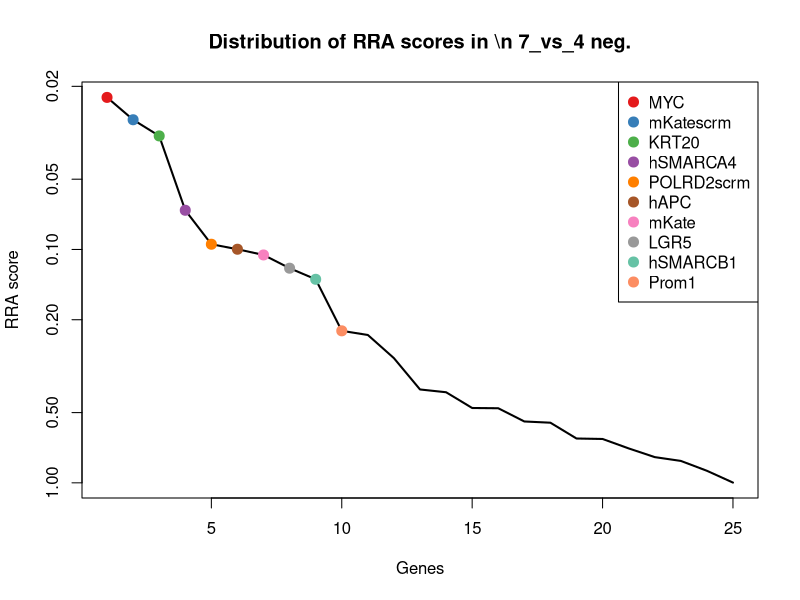
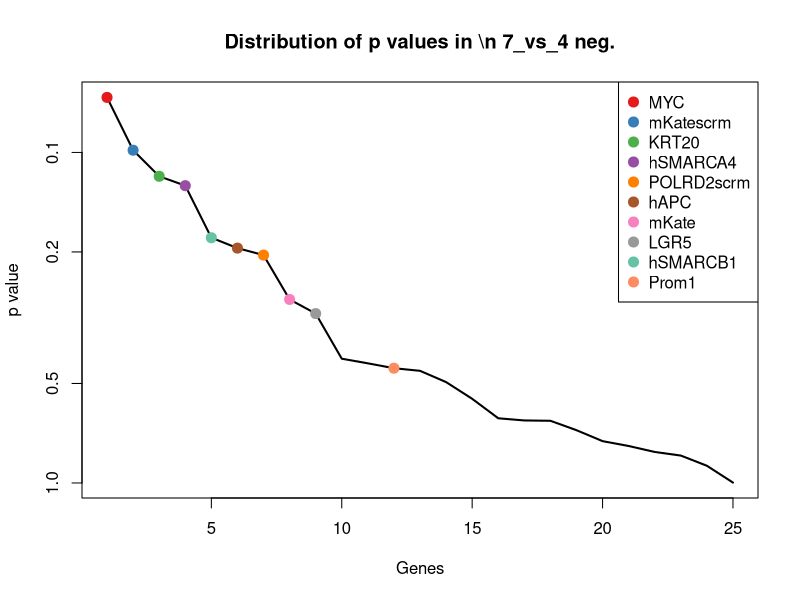
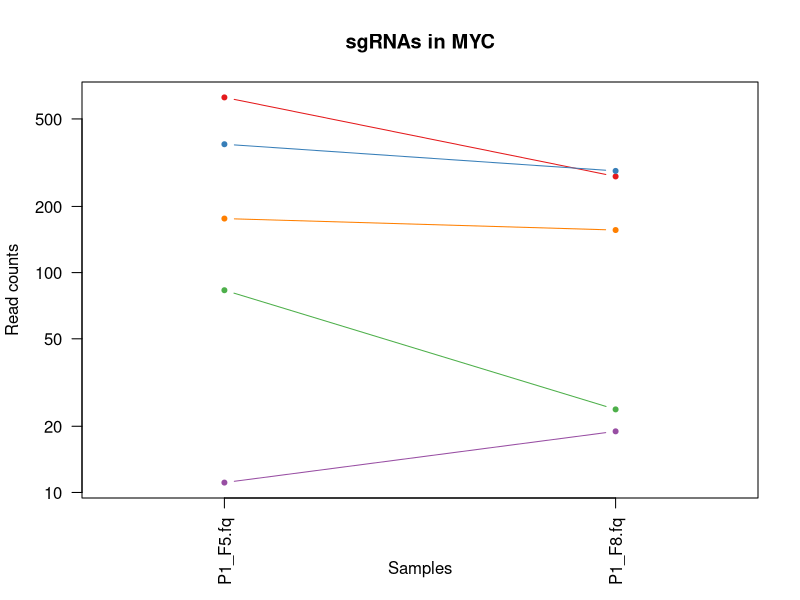
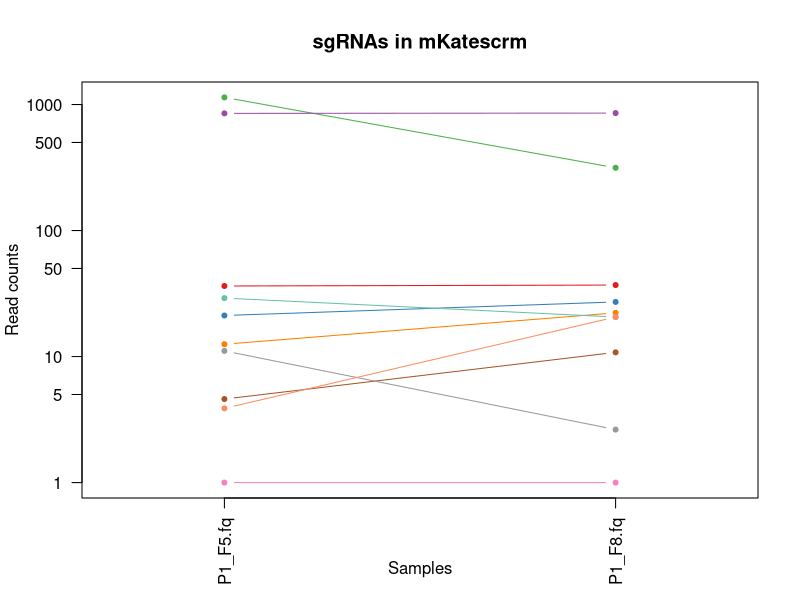
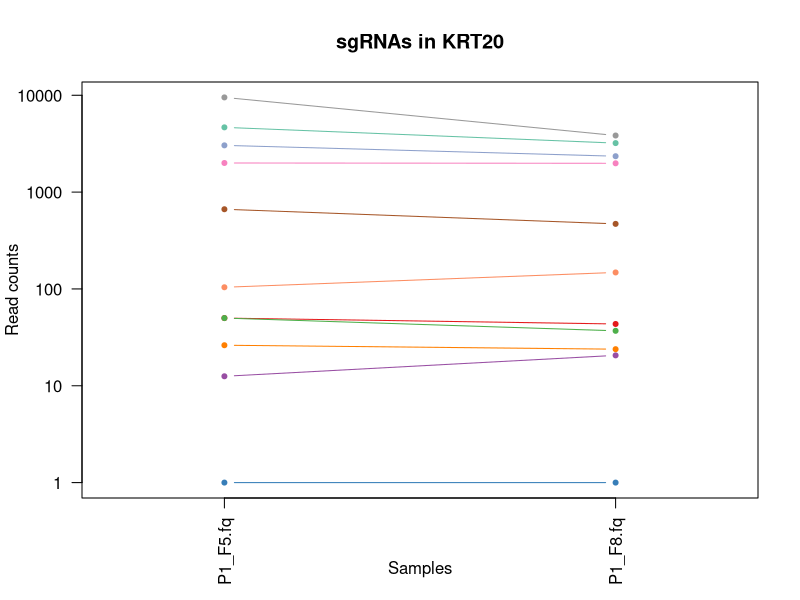
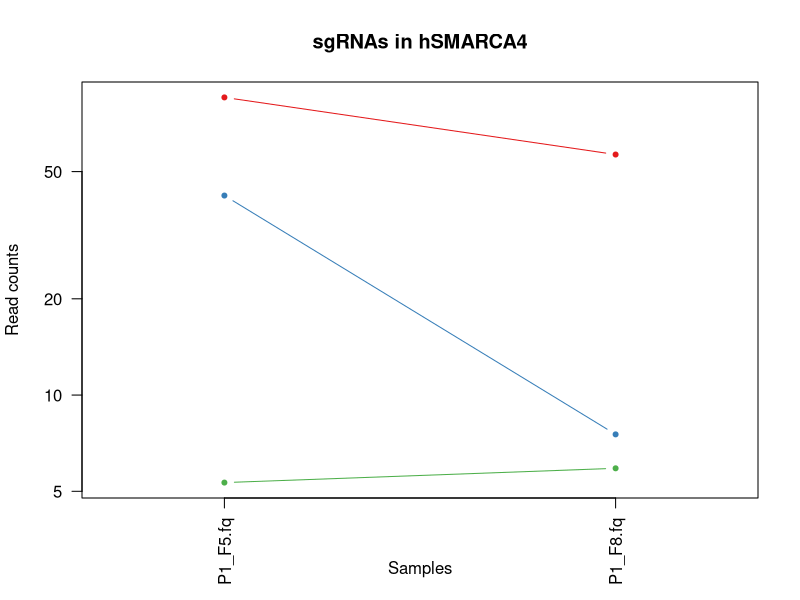
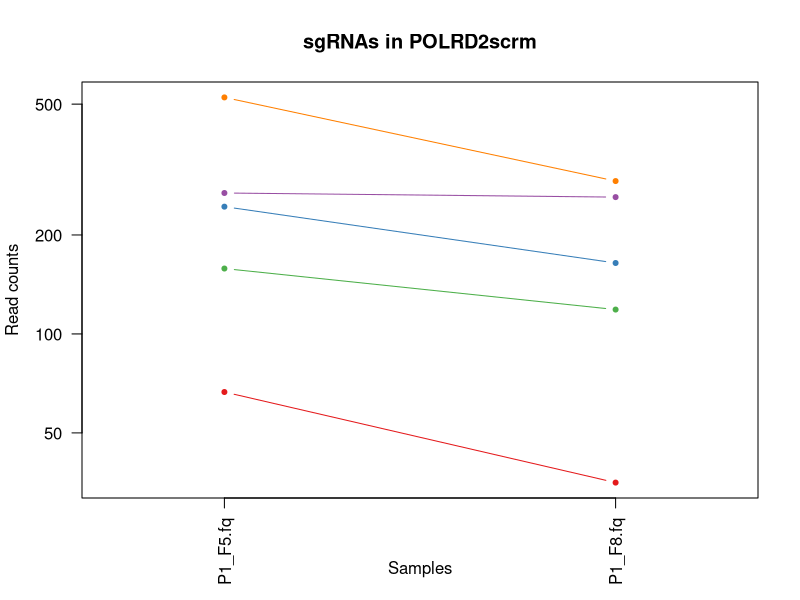
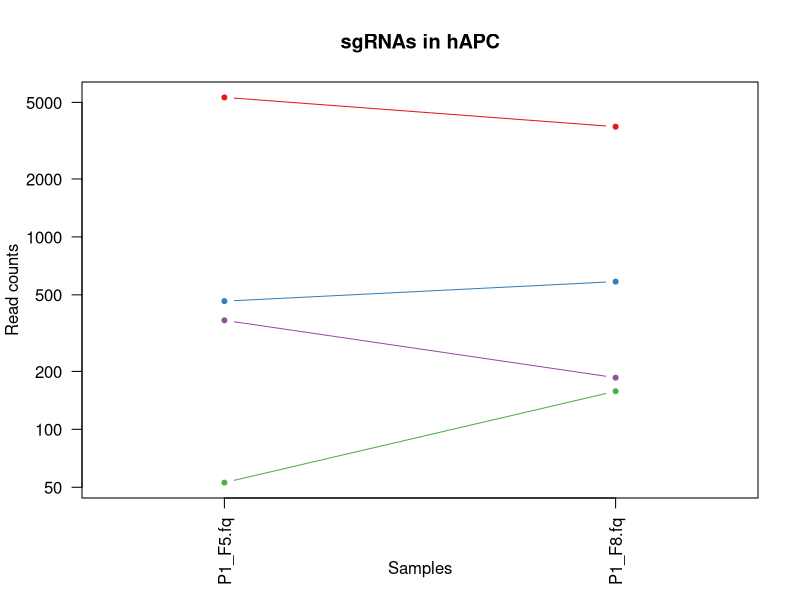

Write R code to recreate these figures, in order. (Note: this script raises an error after producing the figures.)
pdf(file='P1_47_day7.pdf',width=4.5,height=4.5);
gstable=read.table('P1_47_day7.gene_summary.txt',header=T)
# 
#
# parameters
# Do not modify the variables beginning with "__"

# gstablename='__GENE_SUMMARY_FILE__'
startindex=3
# outputfile='__OUTPUT_FILE__'
targetgenelist=c("MYC","mKatescrm","KRT20","hSMARCA4","POLRD2scrm","hAPC","mKate","LGR5","hSMARCB1","Prom1")
# samplelabel=sub('.\\w+.\\w+$','',colnames(gstable)[startindex]);
samplelabel='7_vs_4 neg.'


# You need to write some codes in front of this code:
# gstable=read.table(gstablename,header=T)
# pdf(file=outputfile,width=6,height=6)


# set up color using RColorBrewer
#library(RColorBrewer)
#colors <- brewer.pal(length(targetgenelist), "Set1")

colors=c( "#E41A1C", "#377EB8", "#4DAF4A", "#984EA3", "#FF7F00",  "#A65628", "#F781BF",
          "#999999", "#66C2A5", "#FC8D62", "#8DA0CB", "#E78AC3", "#A6D854", "#FFD92F", "#E5C494", "#B3B3B3", 
          "#8DD3C7", "#FFFFB3", "#BEBADA", "#FB8072", "#80B1D3", "#FDB462", "#B3DE69", "#FCCDE5",
          "#D9D9D9", "#BC80BD", "#CCEBC5", "#FFED6F")

######
# function definition

plotrankedvalues<-function(val, tglist, ...){
  
  plot(val,log='y',ylim=c(max(val),min(val)),type='l',lwd=2, ...)
  if(length(tglist)>0){
    for(i in 1:length(tglist)){
      targetgene=tglist[i];
      tx=which(names(val)==targetgene);ty=val[targetgene];
      points(tx,ty,col=colors[(i %% length(colors)) ],cex=2,pch=20)
      # text(tx+50,ty,targetgene,col=colors[i])
    }
    legend('topright',tglist,pch=20,pt.cex = 2,cex=1,col=colors)
  }
}



plotrandvalues<-function(val,targetgenelist, ...){
  # choose the one with the best distance distribution
  
  mindiffvalue=0;
  randval=val;
  for(i in 1:20){
    randval0=sample(val)
    vindex=sort(which(names(randval0) %in% targetgenelist))
    if(max(vindex)>0.9*length(val)){
      # print('pass...')
      next;
    }
    mindiffind=min(diff(vindex));
    if (mindiffind > mindiffvalue){
      mindiffvalue=mindiffind;
      randval=randval0;
      # print(paste('Diff: ',mindiffvalue))
    }
  }
  plot(randval,log='y',ylim=c(max(randval),min(randval)),pch=20,col='grey', ...)
  
  if(length(targetgenelist)>0){
    for(i in 1:length(targetgenelist)){
      targetgene=targetgenelist[i];
      tx=which(names(randval)==targetgene);ty=randval[targetgene];
      points(tx,ty,col=colors[(i %% length(colors)) ],cex=2,pch=20)
      text(tx+50,ty,targetgene,col=colors[i])
    }
  }
  
}




# set.seed(1235)



pvec=gstable[,startindex]
names(pvec)=gstable[,'id']
pvec=sort(pvec);

plotrankedvalues(pvec,targetgenelist,xlab='Genes',ylab='RRA score',main=paste('Distribution of RRA scores in \\n',samplelabel))

# plotrandvalues(pvec,targetgenelist,xlab='Genes',ylab='RRA score',main=paste('Distribution of RRA scores in \\n',samplelabel))


pvec=gstable[,startindex+1]
names(pvec)=gstable[,'id']
pvec=sort(pvec);

plotrankedvalues(pvec,targetgenelist,xlab='Genes',ylab='p value',main=paste('Distribution of p values in \\n',samplelabel))

# plotrandvalues(pvec,targetgenelist,xlab='Genes',ylab='p value',main=paste('Distribution of p values in \\n',samplelabel))



# you need to write after this code:
# dev.off()






# parameters
# Do not modify the variables beginning with "__"
targetmat=list(c(625.4581747455609,272.77893806655135),c(382.62475897453095,289.1130062142491),c(82.14542848040777,22.86769540677676),c(10.088035076541304,17.967474962467456),c(175.09946597139552,155.17364740312803))
targetgene="MYC"
collabel=c("P1_F5.fq","P1_F8.fq")

# set up color using RColorBrewer
#library(RColorBrewer)
#colors <- brewer.pal(length(targetgenelist), "Set1")

colors=c( "#E41A1C", "#377EB8", "#4DAF4A", "#984EA3", "#FF7F00",  "#A65628", "#F781BF",
          "#999999", "#66C2A5", "#FC8D62", "#8DA0CB", "#E78AC3", "#A6D854", "#FFD92F", "#E5C494", "#B3B3B3", 
          "#8DD3C7", "#FFFFB3", "#BEBADA", "#FB8072", "#80B1D3", "#FDB462", "#B3DE69", "#FCCDE5",
          "#D9D9D9", "#BC80BD", "#CCEBC5", "#FFED6F")


## code

targetmatvec=unlist(targetmat)+1
yrange=range(targetmatvec[targetmatvec>0]);
# yrange[1]=1; # set the minimum value to 1
for(i in 1:length(targetmat)){
  vali=targetmat[[i]]+1;
  if(i==1){
    plot(1:length(vali),vali,type='b',las=1,pch=20,main=paste('sgRNAs in',targetgene),ylab='Read counts',xlab='Samples',xlim=c(0.7,length(vali)+0.3),ylim = yrange,col=colors[(i %% length(colors))],xaxt='n',log='y')
    axis(1,at=1:length(vali),labels=(collabel),las=2)
    # lines(0:100,rep(1,101),col='black');
  }else{
    lines(1:length(vali),vali,type='b',pch=20,col=colors[(i %% length(colors))])
  }
}




# parameters
# Do not modify the variables beginning with "__"
targetmat=list(c(35.30812276789457,35.93494992493491),c(20.17607015308261,26.1345090363163),c(1137.7862418470515,313.6141084357956),c(849.5566682315856,854.271764124589),c(11.529182944618634,21.234288592006994),c(3.602869670193323,9.800440888618612),c(0.0,0.0),c(10.088035076541304,1.6334068147697687),c(28.10238342750792,19.600881777237223),c(2.8822957361546586,19.600881777237223))
targetgene="mKatescrm"
collabel=c("P1_F5.fq","P1_F8.fq")

# set up color using RColorBrewer
#library(RColorBrewer)
#colors <- brewer.pal(length(targetgenelist), "Set1")

colors=c( "#E41A1C", "#377EB8", "#4DAF4A", "#984EA3", "#FF7F00",  "#A65628", "#F781BF",
          "#999999", "#66C2A5", "#FC8D62", "#8DA0CB", "#E78AC3", "#A6D854", "#FFD92F", "#E5C494", "#B3B3B3", 
          "#8DD3C7", "#FFFFB3", "#BEBADA", "#FB8072", "#80B1D3", "#FDB462", "#B3DE69", "#FCCDE5",
          "#D9D9D9", "#BC80BD", "#CCEBC5", "#FFED6F")


## code

targetmatvec=unlist(targetmat)+1
yrange=range(targetmatvec[targetmatvec>0]);
# yrange[1]=1; # set the minimum value to 1
for(i in 1:length(targetmat)){
  vali=targetmat[[i]]+1;
  if(i==1){
    plot(1:length(vali),vali,type='b',las=1,pch=20,main=paste('sgRNAs in',targetgene),ylab='Read counts',xlab='Samples',xlim=c(0.7,length(vali)+0.3),ylim = yrange,col=colors[(i %% length(colors))],xaxt='n',log='y')
    axis(1,at=1:length(vali),labels=(collabel),las=2)
    # lines(0:100,rep(1,101),col='black');
  }else{
    lines(1:length(vali),vali,type='b',pch=20,col=colors[(i %% length(colors))])
  }
}




# parameters
# Do not modify the variables beginning with "__"
targetmat=list(c(48.9990275146292,42.46857718401399),c(0.0,0.0),c(48.9990275146292,35.93494992493491),c(11.529182944618634,19.600881777237223),c(25.220087691353264,22.86769540677676),c(664.3691671836488,468.7877558389236),c(1997.4309451551785,1982.9558731304992),c(9505.090763904025,3840.139421523726),c(4662.833927164199,3206.377577393056),c(103.04207256752905,147.0066133292792),c(3038.660279841049,2347.2055928241575))
targetgene="KRT20"
collabel=c("P1_F5.fq","P1_F8.fq")

# set up color using RColorBrewer
#library(RColorBrewer)
#colors <- brewer.pal(length(targetgenelist), "Set1")

colors=c( "#E41A1C", "#377EB8", "#4DAF4A", "#984EA3", "#FF7F00",  "#A65628", "#F781BF",
          "#999999", "#66C2A5", "#FC8D62", "#8DA0CB", "#E78AC3", "#A6D854", "#FFD92F", "#E5C494", "#B3B3B3", 
          "#8DD3C7", "#FFFFB3", "#BEBADA", "#FB8072", "#80B1D3", "#FDB462", "#B3DE69", "#FCCDE5",
          "#D9D9D9", "#BC80BD", "#CCEBC5", "#FFED6F")


## code

targetmatvec=unlist(targetmat)+1
yrange=range(targetmatvec[targetmatvec>0]);
# yrange[1]=1; # set the minimum value to 1
for(i in 1:length(targetmat)){
  vali=targetmat[[i]]+1;
  if(i==1){
    plot(1:length(vali),vali,type='b',las=1,pch=20,main=paste('sgRNAs in',targetgene),ylab='Read counts',xlab='Samples',xlim=c(0.7,length(vali)+0.3),ylim = yrange,col=colors[(i %% length(colors))],xaxt='n',log='y')
    axis(1,at=1:length(vali),labels=(collabel),las=2)
    # lines(0:100,rep(1,101),col='black');
  }else{
    lines(1:length(vali),vali,type='b',pch=20,col=colors[(i %% length(colors))])
  }
}




# parameters
# Do not modify the variables beginning with "__"
targetmat=list(c(84.30715028252376,55.53583170217213),c(41.07271424020389,6.533627259079075),c(4.323443604231988,4.900220444309306))
targetgene="hSMARCA4"
collabel=c("P1_F5.fq","P1_F8.fq")

# set up color using RColorBrewer
#library(RColorBrewer)
#colors <- brewer.pal(length(targetgenelist), "Set1")

colors=c( "#E41A1C", "#377EB8", "#4DAF4A", "#984EA3", "#FF7F00",  "#A65628", "#F781BF",
          "#999999", "#66C2A5", "#FC8D62", "#8DA0CB", "#E78AC3", "#A6D854", "#FFD92F", "#E5C494", "#B3B3B3", 
          "#8DD3C7", "#FFFFB3", "#BEBADA", "#FB8072", "#80B1D3", "#FDB462", "#B3DE69", "#FCCDE5",
          "#D9D9D9", "#BC80BD", "#CCEBC5", "#FFED6F")


## code

targetmatvec=unlist(targetmat)+1
yrange=range(targetmatvec[targetmatvec>0]);
# yrange[1]=1; # set the minimum value to 1
for(i in 1:length(targetmat)){
  vali=targetmat[[i]]+1;
  if(i==1){
    plot(1:length(vali),vali,type='b',las=1,pch=20,main=paste('sgRNAs in',targetgene),ylab='Read counts',xlab='Samples',xlim=c(0.7,length(vali)+0.3),ylim = yrange,col=colors[(i %% length(colors))],xaxt='n',log='y')
    axis(1,at=1:length(vali),labels=(collabel),las=2)
    # lines(0:100,rep(1,101),col='black');
  }else{
    lines(1:length(vali),vali,type='b',pch=20,col=colors[(i %% length(colors))])
  }
}




# parameters
# Do not modify the variables beginning with "__"
targetmat=list(c(65.57222799751848,34.30154311016514),c(242.83341577103,163.34068147697687),c(157.0851176204289,117.60529066342335),c(267.3329295283446,259.71168354839324),c(523.1366761120705,290.7464130290188))
targetgene="POLRD2scrm"
collabel=c("P1_F5.fq","P1_F8.fq")

# set up color using RColorBrewer
#library(RColorBrewer)
#colors <- brewer.pal(length(targetgenelist), "Set1")

colors=c( "#E41A1C", "#377EB8", "#4DAF4A", "#984EA3", "#FF7F00",  "#A65628", "#F781BF",
          "#999999", "#66C2A5", "#FC8D62", "#8DA0CB", "#E78AC3", "#A6D854", "#FFD92F", "#E5C494", "#B3B3B3", 
          "#8DD3C7", "#FFFFB3", "#BEBADA", "#FB8072", "#80B1D3", "#FDB462", "#B3DE69", "#FCCDE5",
          "#D9D9D9", "#BC80BD", "#CCEBC5", "#FFED6F")


## code

targetmatvec=unlist(targetmat)+1
yrange=range(targetmatvec[targetmatvec>0]);
# yrange[1]=1; # set the minimum value to 1
for(i in 1:length(targetmat)){
  vali=targetmat[[i]]+1;
  if(i==1){
    plot(1:length(vali),vali,type='b',las=1,pch=20,main=paste('sgRNAs in',targetgene),ylab='Read counts',xlab='Samples',xlim=c(0.7,length(vali)+0.3),ylim = yrange,col=colors[(i %% length(colors))],xaxt='n',log='y')
    axis(1,at=1:length(vali),labels=(collabel),las=2)
    # lines(0:100,rep(1,101),col='black');
  }else{
    lines(1:length(vali),vali,type='b',pch=20,col=colors[(i %% length(colors))])
  }
}




# parameters
# Do not modify the variables beginning with "__"
targetmat=list(c(5306.306450260727,3737.2347921932305),c(462.6084656528227,584.7596396875772),c(51.88132325078386,156.8070542178978),c(367.49270635971897,184.57497006898387))
targetgene="hAPC"
collabel=c("P1_F5.fq","P1_F8.fq")

# set up color using RColorBrewer
#library(RColorBrewer)
#colors <- brewer.pal(length(targetgenelist), "Set1")

colors=c( "#E41A1C", "#377EB8", "#4DAF4A", "#984EA3", "#FF7F00",  "#A65628", "#F781BF",
          "#999999", "#66C2A5", "#FC8D62", "#8DA0CB", "#E78AC3", "#A6D854", "#FFD92F", "#E5C494", "#B3B3B3", 
          "#8DD3C7", "#FFFFB3", "#BEBADA", "#FB8072", "#80B1D3", "#FDB462", "#B3DE69", "#FCCDE5",
          "#D9D9D9", "#BC80BD", "#CCEBC5", "#FFED6F")


## code

targetmatvec=unlist(targetmat)+1
yrange=range(targetmatvec[targetmatvec>0]);
# yrange[1]=1; # set the minimum value to 1
for(i in 1:length(targetmat)){
  vali=targetmat[[i]]+1;
  if(i==1){
    plot(1:length(vali),vali,type='b',las=1,pch=20,main=paste('sgRNAs in',targetgene),ylab='Read counts',xlab='Samples',xlim=c(0.7,length(vali)+0.3),ylim = yrange,col=colors[(i %% length(colors))],xaxt='n',log='y')
    axis(1,at=1:length(vali),labels=(collabel),las=2)
    # lines(0:100,rep(1,101),col='black');
  }else{
    lines(1:length(vali),vali,type='b',pch=20,col=colors[(i %% length(colors))])
  }
}




# parameters
# Do not modify the variables beginning with "__"
targetmat=list(c(65.57222799751848,71.86989984986982),c(28.822957361546585,50.63561125786283),c(128.26216025888232,21.234288592006994),c(129.70330812695963,326.68136295395374),c(0.0,0.0),c(0.0,0.0),c(34.587548833855905,21.234288592006994),c(19.455496219043944,4.900220444309306),c(90.07174175483308,106.17144296003497),c(8.646887208463976,6.533627259079075),c(20.17607015308261,86.57056118279775),c(12.970330812695964,40.83517036924422))
targetgene="mKate"
collabel=c("P1_F5.fq","P1_F8.fq")

# set up color using RColorBrewer
#library(RColorBrewer)
#colors <- brewer.pal(length(targetgenelist), "Set1")

colors=c( "#E41A1C", "#377EB8", "#4DAF4A", "#984EA3", "#FF7F00",  "#A65628", "#F781BF",
          "#999999", "#66C2A5", "#FC8D62", "#8DA0CB", "#E78AC3", "#A6D854", "#FFD92F", "#E5C494", "#B3B3B3", 
          "#8DD3C7", "#FFFFB3", "#BEBADA", "#FB8072", "#80B1D3", "#FDB462", "#B3DE69", "#FCCDE5",
          "#D9D9D9", "#BC80BD", "#CCEBC5", "#FFED6F")


## code

targetmatvec=unlist(targetmat)+1
yrange=range(targetmatvec[targetmatvec>0]);
# yrange[1]=1; # set the minimum value to 1
for(i in 1:length(targetmat)){
  vali=targetmat[[i]]+1;
  if(i==1){
    plot(1:length(vali),vali,type='b',las=1,pch=20,main=paste('sgRNAs in',targetgene),ylab='Read counts',xlab='Samples',xlim=c(0.7,length(vali)+0.3),ylim = yrange,col=colors[(i %% length(colors))],xaxt='n',log='y')
    axis(1,at=1:length(vali),labels=(collabel),las=2)
    # lines(0:100,rep(1,101),col='black');
  }else{
    lines(1:length(vali),vali,type='b',pch=20,col=colors[(i %% length(colors))])
  }
}




# parameters
# Do not modify the variables beginning with "__"
targetmat=list(c(4111.594867624621,3114.906795765949),c(24.4995137573146,35.93494992493491),c(80.70428061233044,76.77012029417912),c(87.9100199527171,173.1411223655955),c(165.01143089485421,171.5077155508257),c(53.32247111886119,21.234288592006994),c(77.10141094213712,50.63561125786283),c(18.734922285005283,11.43384770338838),c(3806.0715195922267,2479.511544820509),c(299.7587565600845,321.78114250964444))
targetgene="LGR5"
collabel=c("P1_F5.fq","P1_F8.fq")

# set up color using RColorBrewer
#library(RColorBrewer)
#colors <- brewer.pal(length(targetgenelist), "Set1")

colors=c( "#E41A1C", "#377EB8", "#4DAF4A", "#984EA3", "#FF7F00",  "#A65628", "#F781BF",
          "#999999", "#66C2A5", "#FC8D62", "#8DA0CB", "#E78AC3", "#A6D854", "#FFD92F", "#E5C494", "#B3B3B3", 
          "#8DD3C7", "#FFFFB3", "#BEBADA", "#FB8072", "#80B1D3", "#FDB462", "#B3DE69", "#FCCDE5",
          "#D9D9D9", "#BC80BD", "#CCEBC5", "#FFED6F")


## code

targetmatvec=unlist(targetmat)+1
yrange=range(targetmatvec[targetmatvec>0]);
# yrange[1]=1; # set the minimum value to 1
for(i in 1:length(targetmat)){
  vali=targetmat[[i]]+1;
  if(i==1){
    plot(1:length(vali),vali,type='b',las=1,pch=20,main=paste('sgRNAs in',targetgene),ylab='Read counts',xlab='Samples',xlim=c(0.7,length(vali)+0.3),ylim = yrange,col=colors[(i %% length(colors))],xaxt='n',log='y')
    axis(1,at=1:length(vali),labels=(collabel),las=2)
    # lines(0:100,rep(1,101),col='black');
  }else{
    lines(1:length(vali),vali,type='b',pch=20,col=colors[(i %% length(colors))])
  }
}




# parameters
# Do not modify the variables beginning with "__"
targetmat=list(c(25.94066162539193,37.56835673970468),c(60.52821045924783,19.600881777237223))
targetgene="hSMARCB1"
collabel=c("P1_F5.fq","P1_F8.fq")

# set up color using RColorBrewer
#library(RColorBrewer)
#colors <- brewer.pal(length(targetgenelist), "Set1")

colors=c( "#E41A1C", "#377EB8", "#4DAF4A", "#984EA3", "#FF7F00",  "#A65628", "#F781BF",
          "#999999", "#66C2A5", "#FC8D62", "#8DA0CB", "#E78AC3", "#A6D854", "#FFD92F", "#E5C494", "#B3B3B3", 
          "#8DD3C7", "#FFFFB3", "#BEBADA", "#FB8072", "#80B1D3", "#FDB462", "#B3DE69", "#FCCDE5",
          "#D9D9D9", "#BC80BD", "#CCEBC5", "#FFED6F")


## code

targetmatvec=unlist(targetmat)+1
yrange=range(targetmatvec[targetmatvec>0]);
# yrange[1]=1; # set the minimum value to 1
for(i in 1:length(targetmat)){
  vali=targetmat[[i]]+1;
  if(i==1){
    plot(1:length(vali),vali,type='b',las=1,pch=20,main=paste('sgRNAs in',targetgene),ylab='Read counts',xlab='Samples',xlim=c(0.7,length(vali)+0.3),ylim = yrange,col=colors[(i %% length(colors))],xaxt='n',log='y')
    axis(1,at=1:length(vali),labels=(collabel),las=2)
    # lines(0:100,rep(1,101),col='black');
  }else{
    lines(1:length(vali),vali,type='b',pch=20,col=colors[(i %% length(colors))])
  }
}




# parameters
# Do not modify the variables beginning with "__"
targetmat=list(c(263.0094859241126,251.54464947454437),c(64.85165406347981,22.86769540677676),c(24.4995137573146,40.83517036924422),c(458.28502204859075,445.92006043214684),c(166.45257876293152,280.9459721404002),c(24.4995137573146,8.167034073848843),c(58.36648865713184,39.20176355447445),c(41.07271424020389,22.86769540677676),c(1283.3421765228618,1197.2871952262403),c(44.67558391039721,55.53583170217213))
targetgene="Prom1"
collabel=c("P1_F5.fq","P1_F8.fq")

# set up color using RColorBrewer
#library(RColorBrewer)
#colors <- brewer.pal(length(targetgenelist), "Set1")

colors=c( "#E41A1C", "#377EB8", "#4DAF4A", "#984EA3", "#FF7F00",  "#A65628", "#F781BF",
          "#999999", "#66C2A5", "#FC8D62", "#8DA0CB", "#E78AC3", "#A6D854", "#FFD92F", "#E5C494", "#B3B3B3", 
          "#8DD3C7", "#FFFFB3", "#BEBADA", "#FB8072", "#80B1D3", "#FDB462", "#B3DE69", "#FCCDE5",
          "#D9D9D9", "#BC80BD", "#CCEBC5", "#FFED6F")


## code

targetmatvec=unlist(targetmat)+1
yrange=range(targetmatvec[targetmatvec>0]);
# yrange[1]=1; # set the minimum value to 1
for(i in 1:length(targetmat)){
  vali=targetmat[[i]]+1;
  if(i==1){
    plot(1:length(vali),vali,type='b',las=1,pch=20,main=paste('sgRNAs in',targetgene),ylab='Read counts',xlab='Samples',xlim=c(0.7,length(vali)+0.3),ylim = yrange,col=colors[(i %% length(colors))],xaxt='n',log='y')
    axis(1,at=1:length(vali),labels=(collabel),las=2)
    # lines(0:100,rep(1,101),col='black');
  }else{
    lines(1:length(vali),vali,type='b',pch=20,col=colors[(i %% length(colors))])
  }
}



# 
#
# parameters
# Do not modify the variables beginning with "__"

# gstablename='__GENE_SUMMARY_FILE__'
startindex=9
# outputfile='__OUTPUT_FILE__'
targetgenelist=c("SOX9","GFP","mKate","mKatescrm","hAPC","hSATB1","MYCscrm","KRT20scrm","POLRD2","hSMARCB1")
# samplelabel=sub('.\\w+.\\w+$','',colnames(gstable)[startindex]);
samplelabel='7_vs_4 pos.'


# You need to write some codes in front of this code:
# gstable=read.table(gstablename,header=T)
# pdf(file=outputfile,width=6,height=6)


# set up color using RColorBrewer
#library(RColorBrewer)
#colors <- brewer.pal(length(targetgenelist), "Set1")

colors=c( "#E41A1C", "#377EB8", "#4DAF4A", "#984EA3", "#FF7F00",  "#A65628", "#F781BF",
          "#999999", "#66C2A5", "#FC8D62", "#8DA0CB", "#E78AC3", "#A6D854", "#FFD92F", "#E5C494", "#B3B3B3", 
          "#8DD3C7", "#FFFFB3", "#BEBADA", "#FB8072", "#80B1D3", "#FDB462", "#B3DE69", "#FCCDE5",
          "#D9D9D9", "#BC80BD", "#CCEBC5", "#FFED6F")

######
# function definition

plotrankedvalues<-function(val, tglist, ...){
  
  plot(val,log='y',ylim=c(max(val),min(val)),type='l',lwd=2, ...)
  if(length(tglist)>0){
    for(i in 1:length(tglist)){
      targetgene=tglist[i];
      tx=which(names(val)==targetgene);ty=val[targetgene];
      points(tx,ty,col=colors[(i %% length(colors)) ],cex=2,pch=20)
      # text(tx+50,ty,targetgene,col=colors[i])
    }
    legend('topright',tglist,pch=20,pt.cex = 2,cex=1,col=colors)
  }
}



plotrandvalues<-function(val,targetgenelist, ...){
  # choose the one with the best distance distribution
  
  mindiffvalue=0;
  randval=val;
  for(i in 1:20){
    randval0=sample(val)
    vindex=sort(which(names(randval0) %in% targetgenelist))
    if(max(vindex)>0.9*length(val)){
      # print('pass...')
      next;
    }
    mindiffind=min(diff(vindex));
    if (mindiffind > mindiffvalue){
      mindiffvalue=mindiffind;
      randval=randval0;
      # print(paste('Diff: ',mindiffvalue))
    }
  }
  plot(randval,log='y',ylim=c(max(randval),min(randval)),pch=20,col='grey', ...)
  
  if(length(targetgenelist)>0){
    for(i in 1:length(targetgenelist)){
      targetgene=targetgenelist[i];
      tx=which(names(randval)==targetgene);ty=randval[targetgene];
      points(tx,ty,col=colors[(i %% length(colors)) ],cex=2,pch=20)
      text(tx+50,ty,targetgene,col=colors[i])
    }
  }
  
}




# set.seed(1235)



pvec=gstable[,startindex]
names(pvec)=gstable[,'id']
pvec=sort(pvec);

plotrankedvalues(pvec,targetgenelist,xlab='Genes',ylab='RRA score',main=paste('Distribution of RRA scores in \\n',samplelabel))

# plotrandvalues(pvec,targetgenelist,xlab='Genes',ylab='RRA score',main=paste('Distribution of RRA scores in \\n',samplelabel))


pvec=gstable[,startindex+1]
names(pvec)=gstable[,'id']
pvec=sort(pvec);

plotrankedvalues(pvec,targetgenelist,xlab='Genes',ylab='p value',main=paste('Distribution of p values in \\n',samplelabel))

# plotrandvalues(pvec,targetgenelist,xlab='Genes',ylab='p value',main=paste('Distribution of p values in \\n',samplelabel))



# you need to write after this code:
# dev.off()






# parameters
# Do not modify the variables beginning with "__"
targetmat=list(c(0.0,0.0),c(57.64591472309317,135.5727656258908),c(114.57125551214769,512.8897398377073),c(16.573200482889288,16.334068147697685),c(0.0,0.0),c(36.7492706359719,174.77452918036525),c(2349.071024966047,9975.215417798978),c(1075.0963095856878,6902.777199217043),c(1078.699179255881,3127.974050284107),c(441.7118215657014,1615.4393398073012),c(87.18944601867842,200.90903821668155))
targetgene="SOX9"
collabel=c("P1_F5.fq","P1_F8.fq")

# set up color using RColorBrewer
#library(RColorBrewer)
#colors <- brewer.pal(length(targetgenelist), "Set1")

colors=c( "#E41A1C", "#377EB8", "#4DAF4A", "#984EA3", "#FF7F00",  "#A65628", "#F781BF",
          "#999999", "#66C2A5", "#FC8D62", "#8DA0CB", "#E78AC3", "#A6D854", "#FFD92F", "#E5C494", "#B3B3B3", 
          "#8DD3C7", "#FFFFB3", "#BEBADA", "#FB8072", "#80B1D3", "#FDB462", "#B3DE69", "#FCCDE5",
          "#D9D9D9", "#BC80BD", "#CCEBC5", "#FFED6F")


## code

targetmatvec=unlist(targetmat)+1
yrange=range(targetmatvec[targetmatvec>0]);
# yrange[1]=1; # set the minimum value to 1
for(i in 1:length(targetmat)){
  vali=targetmat[[i]]+1;
  if(i==1){
    plot(1:length(vali),vali,type='b',las=1,pch=20,main=paste('sgRNAs in',targetgene),ylab='Read counts',xlab='Samples',xlim=c(0.7,length(vali)+0.3),ylim = yrange,col=colors[(i %% length(colors))],xaxt='n',log='y')
    axis(1,at=1:length(vali),labels=(collabel),las=2)
    # lines(0:100,rep(1,101),col='black');
  }else{
    lines(1:length(vali),vali,type='b',pch=20,col=colors[(i %% length(colors))])
  }
}




# parameters
# Do not modify the variables beginning with "__"
targetmat=list(c(92.23346355694908,176.407935995135),c(139.79134320350093,1254.4564337431823),c(2.8822957361546586,55.53583170217213),c(68.45452373367314,21.234288592006994),c(9.367461142502641,13.06725451815815),c(0.0,0.0),c(25.220087691353264,14.700661332927918),c(0.0,0.0),c(4.323443604231988,21.234288592006994),c(12.970330812695964,29.401322665855837),c(79.98370667829178,88.2039679975675),c(26.661235559430594,60.436052146481444))
targetgene="GFP"
collabel=c("P1_F5.fq","P1_F8.fq")

# set up color using RColorBrewer
#library(RColorBrewer)
#colors <- brewer.pal(length(targetgenelist), "Set1")

colors=c( "#E41A1C", "#377EB8", "#4DAF4A", "#984EA3", "#FF7F00",  "#A65628", "#F781BF",
          "#999999", "#66C2A5", "#FC8D62", "#8DA0CB", "#E78AC3", "#A6D854", "#FFD92F", "#E5C494", "#B3B3B3", 
          "#8DD3C7", "#FFFFB3", "#BEBADA", "#FB8072", "#80B1D3", "#FDB462", "#B3DE69", "#FCCDE5",
          "#D9D9D9", "#BC80BD", "#CCEBC5", "#FFED6F")


## code

targetmatvec=unlist(targetmat)+1
yrange=range(targetmatvec[targetmatvec>0]);
# yrange[1]=1; # set the minimum value to 1
for(i in 1:length(targetmat)){
  vali=targetmat[[i]]+1;
  if(i==1){
    plot(1:length(vali),vali,type='b',las=1,pch=20,main=paste('sgRNAs in',targetgene),ylab='Read counts',xlab='Samples',xlim=c(0.7,length(vali)+0.3),ylim = yrange,col=colors[(i %% length(colors))],xaxt='n',log='y')
    axis(1,at=1:length(vali),labels=(collabel),las=2)
    # lines(0:100,rep(1,101),col='black');
  }else{
    lines(1:length(vali),vali,type='b',pch=20,col=colors[(i %% length(colors))])
  }
}




# parameters
# Do not modify the variables beginning with "__"
targetmat=list(c(65.57222799751848,71.86989984986982),c(28.822957361546585,50.63561125786283),c(128.26216025888232,21.234288592006994),c(129.70330812695963,326.68136295395374),c(0.0,0.0),c(0.0,0.0),c(34.587548833855905,21.234288592006994),c(19.455496219043944,4.900220444309306),c(90.07174175483308,106.17144296003497),c(8.646887208463976,6.533627259079075),c(20.17607015308261,86.57056118279775),c(12.970330812695964,40.83517036924422))
targetgene="mKate"
collabel=c("P1_F5.fq","P1_F8.fq")

# set up color using RColorBrewer
#library(RColorBrewer)
#colors <- brewer.pal(length(targetgenelist), "Set1")

colors=c( "#E41A1C", "#377EB8", "#4DAF4A", "#984EA3", "#FF7F00",  "#A65628", "#F781BF",
          "#999999", "#66C2A5", "#FC8D62", "#8DA0CB", "#E78AC3", "#A6D854", "#FFD92F", "#E5C494", "#B3B3B3", 
          "#8DD3C7", "#FFFFB3", "#BEBADA", "#FB8072", "#80B1D3", "#FDB462", "#B3DE69", "#FCCDE5",
          "#D9D9D9", "#BC80BD", "#CCEBC5", "#FFED6F")


## code

targetmatvec=unlist(targetmat)+1
yrange=range(targetmatvec[targetmatvec>0]);
# yrange[1]=1; # set the minimum value to 1
for(i in 1:length(targetmat)){
  vali=targetmat[[i]]+1;
  if(i==1){
    plot(1:length(vali),vali,type='b',las=1,pch=20,main=paste('sgRNAs in',targetgene),ylab='Read counts',xlab='Samples',xlim=c(0.7,length(vali)+0.3),ylim = yrange,col=colors[(i %% length(colors))],xaxt='n',log='y')
    axis(1,at=1:length(vali),labels=(collabel),las=2)
    # lines(0:100,rep(1,101),col='black');
  }else{
    lines(1:length(vali),vali,type='b',pch=20,col=colors[(i %% length(colors))])
  }
}




# parameters
# Do not modify the variables beginning with "__"
targetmat=list(c(35.30812276789457,35.93494992493491),c(20.17607015308261,26.1345090363163),c(1137.7862418470515,313.6141084357956),c(849.5566682315856,854.271764124589),c(11.529182944618634,21.234288592006994),c(3.602869670193323,9.800440888618612),c(0.0,0.0),c(10.088035076541304,1.6334068147697687),c(28.10238342750792,19.600881777237223),c(2.8822957361546586,19.600881777237223))
targetgene="mKatescrm"
collabel=c("P1_F5.fq","P1_F8.fq")

# set up color using RColorBrewer
#library(RColorBrewer)
#colors <- brewer.pal(length(targetgenelist), "Set1")

colors=c( "#E41A1C", "#377EB8", "#4DAF4A", "#984EA3", "#FF7F00",  "#A65628", "#F781BF",
          "#999999", "#66C2A5", "#FC8D62", "#8DA0CB", "#E78AC3", "#A6D854", "#FFD92F", "#E5C494", "#B3B3B3", 
          "#8DD3C7", "#FFFFB3", "#BEBADA", "#FB8072", "#80B1D3", "#FDB462", "#B3DE69", "#FCCDE5",
          "#D9D9D9", "#BC80BD", "#CCEBC5", "#FFED6F")


## code

targetmatvec=unlist(targetmat)+1
yrange=range(targetmatvec[targetmatvec>0]);
# yrange[1]=1; # set the minimum value to 1
for(i in 1:length(targetmat)){
  vali=targetmat[[i]]+1;
  if(i==1){
    plot(1:length(vali),vali,type='b',las=1,pch=20,main=paste('sgRNAs in',targetgene),ylab='Read counts',xlab='Samples',xlim=c(0.7,length(vali)+0.3),ylim = yrange,col=colors[(i %% length(colors))],xaxt='n',log='y')
    axis(1,at=1:length(vali),labels=(collabel),las=2)
    # lines(0:100,rep(1,101),col='black');
  }else{
    lines(1:length(vali),vali,type='b',pch=20,col=colors[(i %% length(colors))])
  }
}




# parameters
# Do not modify the variables beginning with "__"
targetmat=list(c(5306.306450260727,3737.2347921932305),c(462.6084656528227,584.7596396875772),c(51.88132325078386,156.8070542178978),c(367.49270635971897,184.57497006898387))
targetgene="hAPC"
collabel=c("P1_F5.fq","P1_F8.fq")

# set up color using RColorBrewer
#library(RColorBrewer)
#colors <- brewer.pal(length(targetgenelist), "Set1")

colors=c( "#E41A1C", "#377EB8", "#4DAF4A", "#984EA3", "#FF7F00",  "#A65628", "#F781BF",
          "#999999", "#66C2A5", "#FC8D62", "#8DA0CB", "#E78AC3", "#A6D854", "#FFD92F", "#E5C494", "#B3B3B3", 
          "#8DD3C7", "#FFFFB3", "#BEBADA", "#FB8072", "#80B1D3", "#FDB462", "#B3DE69", "#FCCDE5",
          "#D9D9D9", "#BC80BD", "#CCEBC5", "#FFED6F")


## code

targetmatvec=unlist(targetmat)+1
yrange=range(targetmatvec[targetmatvec>0]);
# yrange[1]=1; # set the minimum value to 1
for(i in 1:length(targetmat)){
  vali=targetmat[[i]]+1;
  if(i==1){
    plot(1:length(vali),vali,type='b',las=1,pch=20,main=paste('sgRNAs in',targetgene),ylab='Read counts',xlab='Samples',xlim=c(0.7,length(vali)+0.3),ylim = yrange,col=colors[(i %% length(colors))],xaxt='n',log='y')
    axis(1,at=1:length(vali),labels=(collabel),las=2)
    # lines(0:100,rep(1,101),col='black');
  }else{
    lines(1:length(vali),vali,type='b',pch=20,col=colors[(i %% length(colors))])
  }
}




# parameters
# Do not modify the variables beginning with "__"
targetmat=list(c(32.42582703173991,44.10198399878375),c(31.705253097701245,27.767915851086066),c(18.734922285005283,47.36879762832329))
targetgene="hSATB1"
collabel=c("P1_F5.fq","P1_F8.fq")

# set up color using RColorBrewer
#library(RColorBrewer)
#colors <- brewer.pal(length(targetgenelist), "Set1")

colors=c( "#E41A1C", "#377EB8", "#4DAF4A", "#984EA3", "#FF7F00",  "#A65628", "#F781BF",
          "#999999", "#66C2A5", "#FC8D62", "#8DA0CB", "#E78AC3", "#A6D854", "#FFD92F", "#E5C494", "#B3B3B3", 
          "#8DD3C7", "#FFFFB3", "#BEBADA", "#FB8072", "#80B1D3", "#FDB462", "#B3DE69", "#FCCDE5",
          "#D9D9D9", "#BC80BD", "#CCEBC5", "#FFED6F")


## code

targetmatvec=unlist(targetmat)+1
yrange=range(targetmatvec[targetmatvec>0]);
# yrange[1]=1; # set the minimum value to 1
for(i in 1:length(targetmat)){
  vali=targetmat[[i]]+1;
  if(i==1){
    plot(1:length(vali),vali,type='b',las=1,pch=20,main=paste('sgRNAs in',targetgene),ylab='Read counts',xlab='Samples',xlim=c(0.7,length(vali)+0.3),ylim = yrange,col=colors[(i %% length(colors))],xaxt='n',log='y')
    axis(1,at=1:length(vali),labels=(collabel),las=2)
    # lines(0:100,rep(1,101),col='black');
  }else{
    lines(1:length(vali),vali,type='b',pch=20,col=colors[(i %% length(colors))])
  }
}




# parameters
# Do not modify the variables beginning with "__"
targetmat=list(c(647.7959667007595,720.332405313468))
targetgene="MYCscrm"
collabel=c("P1_F5.fq","P1_F8.fq")

# set up color using RColorBrewer
#library(RColorBrewer)
#colors <- brewer.pal(length(targetgenelist), "Set1")

colors=c( "#E41A1C", "#377EB8", "#4DAF4A", "#984EA3", "#FF7F00",  "#A65628", "#F781BF",
          "#999999", "#66C2A5", "#FC8D62", "#8DA0CB", "#E78AC3", "#A6D854", "#FFD92F", "#E5C494", "#B3B3B3", 
          "#8DD3C7", "#FFFFB3", "#BEBADA", "#FB8072", "#80B1D3", "#FDB462", "#B3DE69", "#FCCDE5",
          "#D9D9D9", "#BC80BD", "#CCEBC5", "#FFED6F")


## code

targetmatvec=unlist(targetmat)+1
yrange=range(targetmatvec[targetmatvec>0]);
# yrange[1]=1; # set the minimum value to 1
for(i in 1:length(targetmat)){
  vali=targetmat[[i]]+1;
  if(i==1){
    plot(1:length(vali),vali,type='b',las=1,pch=20,main=paste('sgRNAs in',targetgene),ylab='Read counts',xlab='Samples',xlim=c(0.7,length(vali)+0.3),ylim = yrange,col=colors[(i %% length(colors))],xaxt='n',log='y')
    axis(1,at=1:length(vali),labels=(collabel),las=2)
    # lines(0:100,rep(1,101),col='black');
  }else{
    lines(1:length(vali),vali,type='b',pch=20,col=colors[(i %% length(colors))])
  }
}




# parameters
# Do not modify the variables beginning with "__"
targetmat=list(c(2.8822957361546586,19.600881777237223),c(82.14542848040777,89.83737481233727),c(63.41050619540249,39.20176355447445),c(37.469844570010565,35.93494992493491),c(20.17607015308261,9.800440888618612),c(1102.4781190791568,790.568898348568),c(84.30715028252376,101.27122251572565),c(98.71862896329706,207.44266547576063),c(1243.7106101507352,1154.8186180422265),c(505.1223277611039,421.4189582106003))
targetgene="KRT20scrm"
collabel=c("P1_F5.fq","P1_F8.fq")

# set up color using RColorBrewer
#library(RColorBrewer)
#colors <- brewer.pal(length(targetgenelist), "Set1")

colors=c( "#E41A1C", "#377EB8", "#4DAF4A", "#984EA3", "#FF7F00",  "#A65628", "#F781BF",
          "#999999", "#66C2A5", "#FC8D62", "#8DA0CB", "#E78AC3", "#A6D854", "#FFD92F", "#E5C494", "#B3B3B3", 
          "#8DD3C7", "#FFFFB3", "#BEBADA", "#FB8072", "#80B1D3", "#FDB462", "#B3DE69", "#FCCDE5",
          "#D9D9D9", "#BC80BD", "#CCEBC5", "#FFED6F")


## code

targetmatvec=unlist(targetmat)+1
yrange=range(targetmatvec[targetmatvec>0]);
# yrange[1]=1; # set the minimum value to 1
for(i in 1:length(targetmat)){
  vali=targetmat[[i]]+1;
  if(i==1){
    plot(1:length(vali),vali,type='b',las=1,pch=20,main=paste('sgRNAs in',targetgene),ylab='Read counts',xlab='Samples',xlim=c(0.7,length(vali)+0.3),ylim = yrange,col=colors[(i %% length(colors))],xaxt='n',log='y')
    axis(1,at=1:length(vali),labels=(collabel),las=2)
    # lines(0:100,rep(1,101),col='black');
  }else{
    lines(1:length(vali),vali,type='b',pch=20,col=colors[(i %% length(colors))])
  }
}




# parameters
# Do not modify the variables beginning with "__"
targetmat=list(c(8.646887208463976,9.800440888618612),c(5.764591472309317,19.600881777237223),c(75.66026307405978,57.1692385169419),c(955.4810365352694,965.3434275289333),c(25.94066162539193,19.600881777237223))
targetgene="POLRD2"
collabel=c("P1_F5.fq","P1_F8.fq")

# set up color using RColorBrewer
#library(RColorBrewer)
#colors <- brewer.pal(length(targetgenelist), "Set1")

colors=c( "#E41A1C", "#377EB8", "#4DAF4A", "#984EA3", "#FF7F00",  "#A65628", "#F781BF",
          "#999999", "#66C2A5", "#FC8D62", "#8DA0CB", "#E78AC3", "#A6D854", "#FFD92F", "#E5C494", "#B3B3B3", 
          "#8DD3C7", "#FFFFB3", "#BEBADA", "#FB8072", "#80B1D3", "#FDB462", "#B3DE69", "#FCCDE5",
          "#D9D9D9", "#BC80BD", "#CCEBC5", "#FFED6F")


## code

targetmatvec=unlist(targetmat)+1
yrange=range(targetmatvec[targetmatvec>0]);
# yrange[1]=1; # set the minimum value to 1
for(i in 1:length(targetmat)){
  vali=targetmat[[i]]+1;
  if(i==1){
    plot(1:length(vali),vali,type='b',las=1,pch=20,main=paste('sgRNAs in',targetgene),ylab='Read counts',xlab='Samples',xlim=c(0.7,length(vali)+0.3),ylim = yrange,col=colors[(i %% length(colors))],xaxt='n',log='y')
    axis(1,at=1:length(vali),labels=(collabel),las=2)
    # lines(0:100,rep(1,101),col='black');
  }else{
    lines(1:length(vali),vali,type='b',pch=20,col=colors[(i %% length(colors))])
  }
}




# parameters
# Do not modify the variables beginning with "__"
targetmat=list(c(25.94066162539193,37.56835673970468),c(60.52821045924783,19.600881777237223))
targetgene="hSMARCB1"
collabel=c("P1_F5.fq","P1_F8.fq")

# set up color using RColorBrewer
#library(RColorBrewer)
#colors <- brewer.pal(length(targetgenelist), "Set1")

colors=c( "#E41A1C", "#377EB8", "#4DAF4A", "#984EA3", "#FF7F00",  "#A65628", "#F781BF",
          "#999999", "#66C2A5", "#FC8D62", "#8DA0CB", "#E78AC3", "#A6D854", "#FFD92F", "#E5C494", "#B3B3B3", 
          "#8DD3C7", "#FFFFB3", "#BEBADA", "#FB8072", "#80B1D3", "#FDB462", "#B3DE69", "#FCCDE5",
          "#D9D9D9", "#BC80BD", "#CCEBC5", "#FFED6F")


## code

targetmatvec=unlist(targetmat)+1
yrange=range(targetmatvec[targetmatvec>0]);
# yrange[1]=1; # set the minimum value to 1
for(i in 1:length(targetmat)){
  vali=targetmat[[i]]+1;
  if(i==1){
    plot(1:length(vali),vali,type='b',las=1,pch=20,main=paste('sgRNAs in',targetgene),ylab='Read counts',xlab='Samples',xlim=c(0.7,length(vali)+0.3),ylim = yrange,col=colors[(i %% length(colors))],xaxt='n',log='y')
    axis(1,at=1:length(vali),labels=(collabel),las=2)
    # lines(0:100,rep(1,101),col='black');
  }else{
    lines(1:length(vali),vali,type='b',pch=20,col=colors[(i %% length(colors))])
  }
}



dev.off()
Sweave("P1_47_day7_summary.Rnw");
library(tools);

texi2dvi("P1_47_day7_summary.tex",pdf=TRUE);
